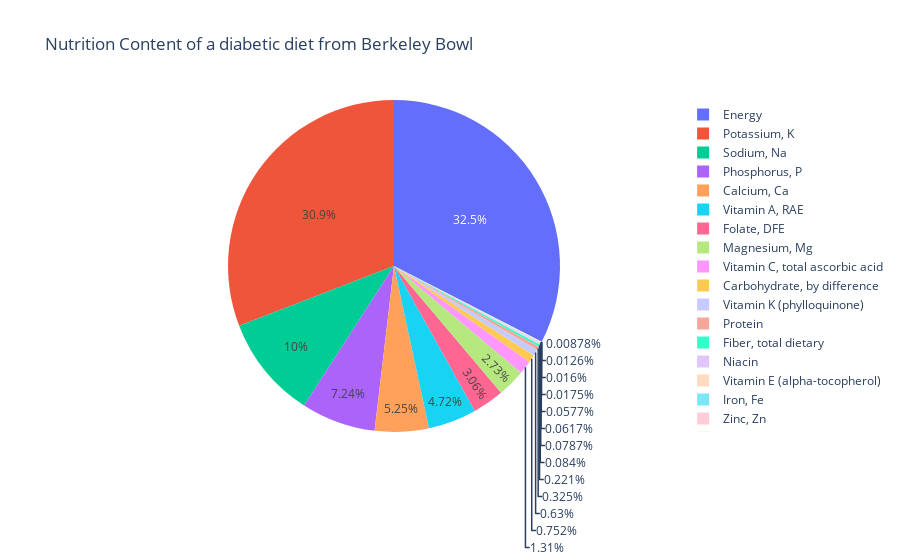

The code cell stored with this chart in its notebook:
### Code cell
plot('Berkeley Bowl','M 19-30')

### Figure 1 — Plotly figure (JSON) as saved in the notebook; plotly's stock layout.template omitted (floating-point values rounded to 4 significant figures)
{"data": [{"domain": {"x": [0, 1], "y": [0, 1]}, "hovertemplate": "Nutrition=%{label}<br>Amount=%{value}<extra></extra>", "labels": ["Energy", "Protein", "Fiber, total dietary", "Folate, DFE", "Calcium, Ca", "Carbohydrate, by difference", "Iron, Fe", "Magnesium, Mg", "Niacin", "Phosphorus, P", "Potassium, K", "Riboflavin", "Thiamin", "Vitamin A, RAE", "Vitamin B-12", "Vitamin B-6", "Vitamin C, total ascorbic acid", "Vitamin E (alpha-tocopherol)", "Vitamin K (phylloquinone)", "Zinc, Zn", "Sodium, Na", "Energy"], "legendgroup": "", "name": "", "showlegend": true, "type": "pie", "values": [3100.0, 61.84, 42.15, 582.2, 1000.0, 143.2, 11.75, 520.6, 16.0, 1380.0, 5880.0, 3.048, 1.674, 900.0, 2.4, 3.34, 248.8, 15.0, 120.0, 11.0, 1912.0, 3100.0]}], "layout": {"legend": {"tracegroupgap": 0}, "title": {"text": "Nutrition Content of a diabetic diet from Berkeley Bowl"}}}
